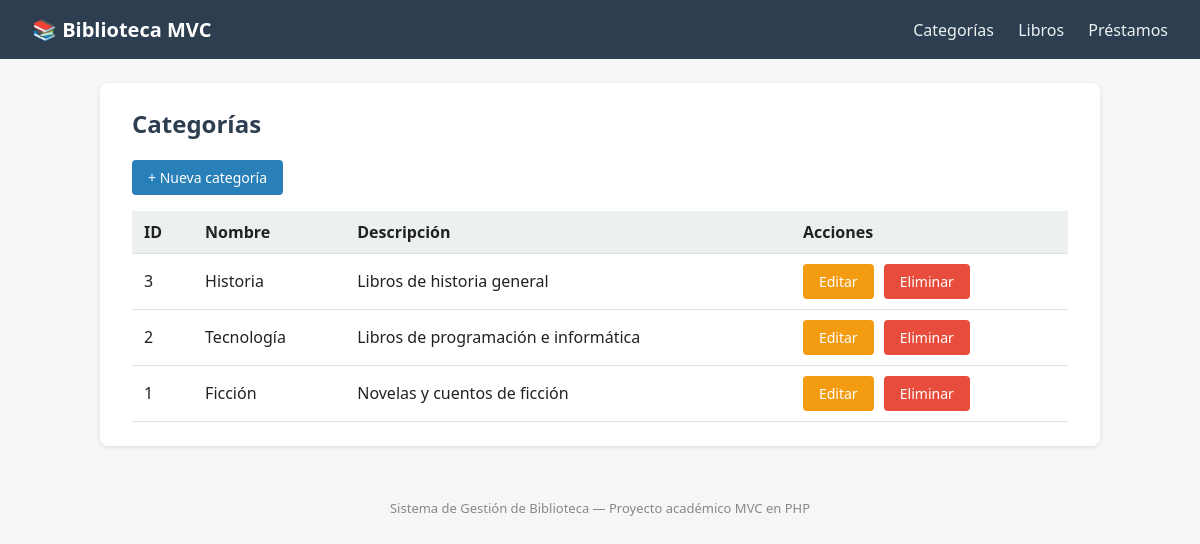
The page / on the database its author committed.
### tables this page shows
CREATE TABLE IF NOT EXISTS categorias (
    id INT AUTO_INCREMENT PRIMARY KEY,
    nombre VARCHAR(100) NOT NULL,
    descripcion VARCHAR(255),
    created_at TIMESTAMP DEFAULT CURRENT_TIMESTAMP
);

### controllers/CategoriaController.php (called while the page is built, shortened)
<?php
require_once __DIR__ . '/../models/Categoria.php';
class CategoriaController
{
    private $model;
    public function __construct()
    {
        $this->model = new Categoria();
    }
    public function index()
    {
        $categorias = $this->model->getAll();
        require __DIR__ . '/../views/categorias/index.php';
    }
}

### public/index.php (called while the page is built, shortened)
<?php
$action = $_GET['action'] ?? 'index';
$controller = new $className();
$controller->$action();

### config/Database.php (called while the page is built)
<?php
class Database
{
    private static $instance = null;
    private $connection;
    private $host = 'localhost';
    private $dbname = 'biblioteca_mvc';
    private $username = 'root';
    private $password = '';
    private function __construct()
    {
        try {
            $dsn = "mysql:host={$this->host};dbname={$this->dbname};charset=utf8mb4";
            $this->connection = new PDO($dsn, $this->username, $this->password);
            $this->connection->setAttribute(PDO::ATTR_ERRMODE, PDO::ERRMODE_EXCEPTION);
            $this->connection->setAttribute(PDO::ATTR_DEFAULT_FETCH_MODE, PDO::FETCH_ASSOC);
        } catch (PDOException $e) {
            die('Error de conexión a la base de datos: ' . $e->getMessage());
        }
    }
    public static function getInstance()
    {
        if (self::$instance === null) {
            self::$instance = new Database();
        }
        return self::$instance;
    }
    public function getConnection()
    {
        return $this->connection;
    }
}

### models/Categoria.php (called while the page is built, shortened)
<?php
require_once __DIR__ . '/../config/Database.php';
class Categoria
{
    private $db;
    public function __construct()
    {
        $this->db = Database::getInstance()->getConnection();
    }
    public function getAll()
    {
        $stmt = $this->db->query("SELECT * FROM categorias ORDER BY id DESC");
        return $stmt->fetchAll();
    }
}

### views/categorias/index.php (the view, shortened to what this page needs)
<?php require __DIR__ . '/../layout/header.php'; ?>
<h2>Categorías</h2>
<div class="top-actions">
    <a class="btn btn-primary" href="index.php?controller=categoria&action=create">+ Nueva categoría</a>
</div>
<table>
    <thead>
        <tr>
            <th>ID</th>
            <th>Nombre</th>
            <th>Descripción</th>
            <th>Acciones</th>
        </tr>
    </thead>
    <tbody>
        <?php foreach ($categorias as $cat): ?>
        <tr>
            <td><?= htmlspecialchars($cat['id']) ?></td>
            <td><?= htmlspecialchars($cat['nombre']) ?></td>
            <td><?= htmlspecialchars($cat['descripcion']) ?></td>
            <td>
                <a class="btn btn-warning" href="index.php?controller=categoria&action=edit&id=<?= $cat['id'] ?>">Editar</a>
                <a class="btn btn-danger" href="index.php?controller=categoria&action=delete&id=<?= $cat['id'] ?>"
                   onclick="return confirm('¿Eliminar esta categoría?');">Eliminar</a>
            </td>
        </tr>
        <?php endforeach; ?>
    </tbody>
</table>
<?php require __DIR__ . '/../layout/footer.php'; ?>

### public/css/style.css (style rules this page uses)
* { box-sizing: border-box; }
body { font-family: 'Segoe UI', Arial, sans-serif; margin: 0; background: #f4f6f8; color: #222; }
h2 { margin-top: 0; color: #2c3e50; }
table { width: 100%; border-collapse: collapse; margin-top: 16px; }
th, td { text-align: left; padding: 10px 12px; border-bottom: 1px solid #e0e0e0; }
th { background: #ecf0f1; }
.btn { display: inline-block; padding: 8px 16px; border-radius: 4px; text-decoration: none; font-size: 14px; border: none; cursor: pointer; }
.btn-primary { background: #2980b9; color: #fff; }
.btn-warning { background: #f39c12; color: #fff; }
.btn-danger { background: #e74c3c; color: #fff; }
.btn + .btn { margin-left: 6px; }
.top-actions { margin-bottom: 12px; }

### rows shown on the page
categorias: id "3", nombre "Historia", descripcion "Libros de historia general"
categorias: id "2", nombre "Tecnología", descripcion "Libros de programación e informática"
categorias: id "1", nombre "Ficción", descripcion "Novelas y cuentos de ficción"
